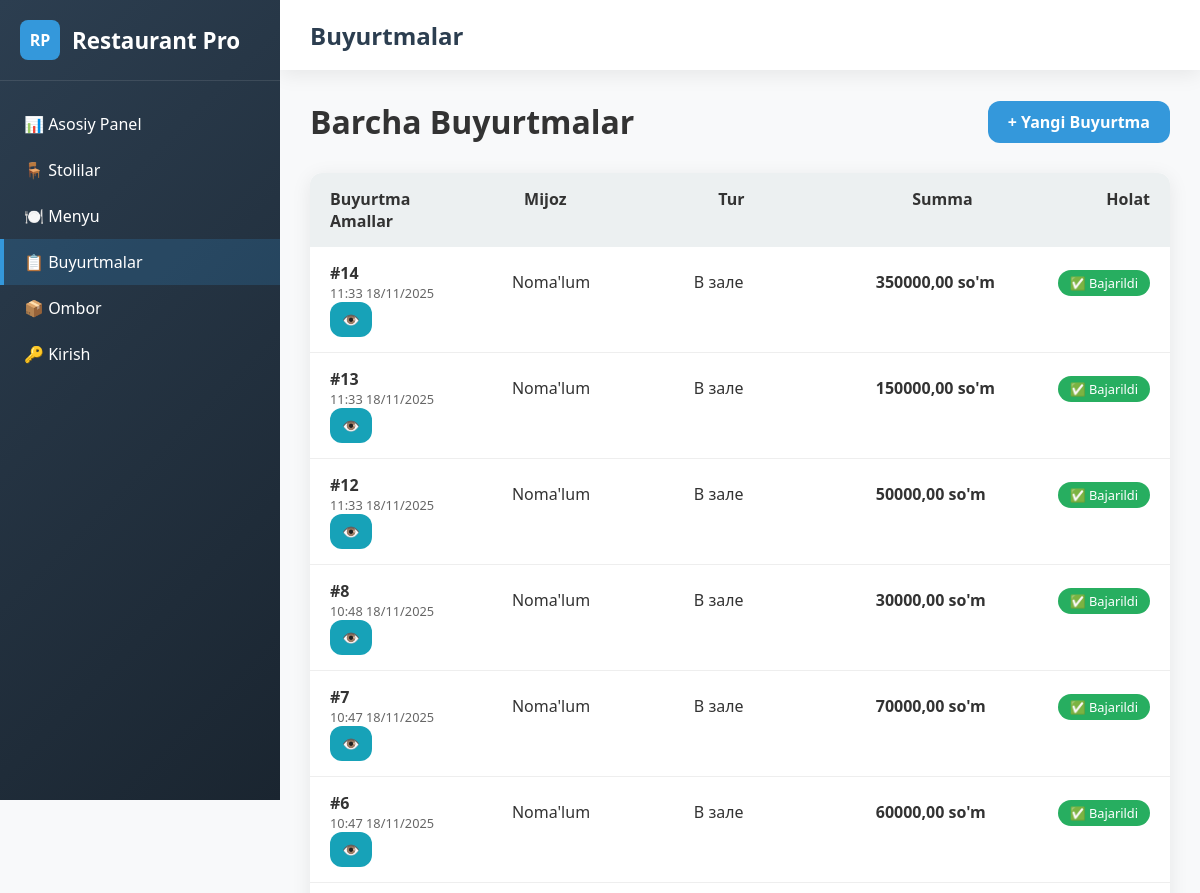
/orders/ (upper part), run on an earlier commit of the app's database.
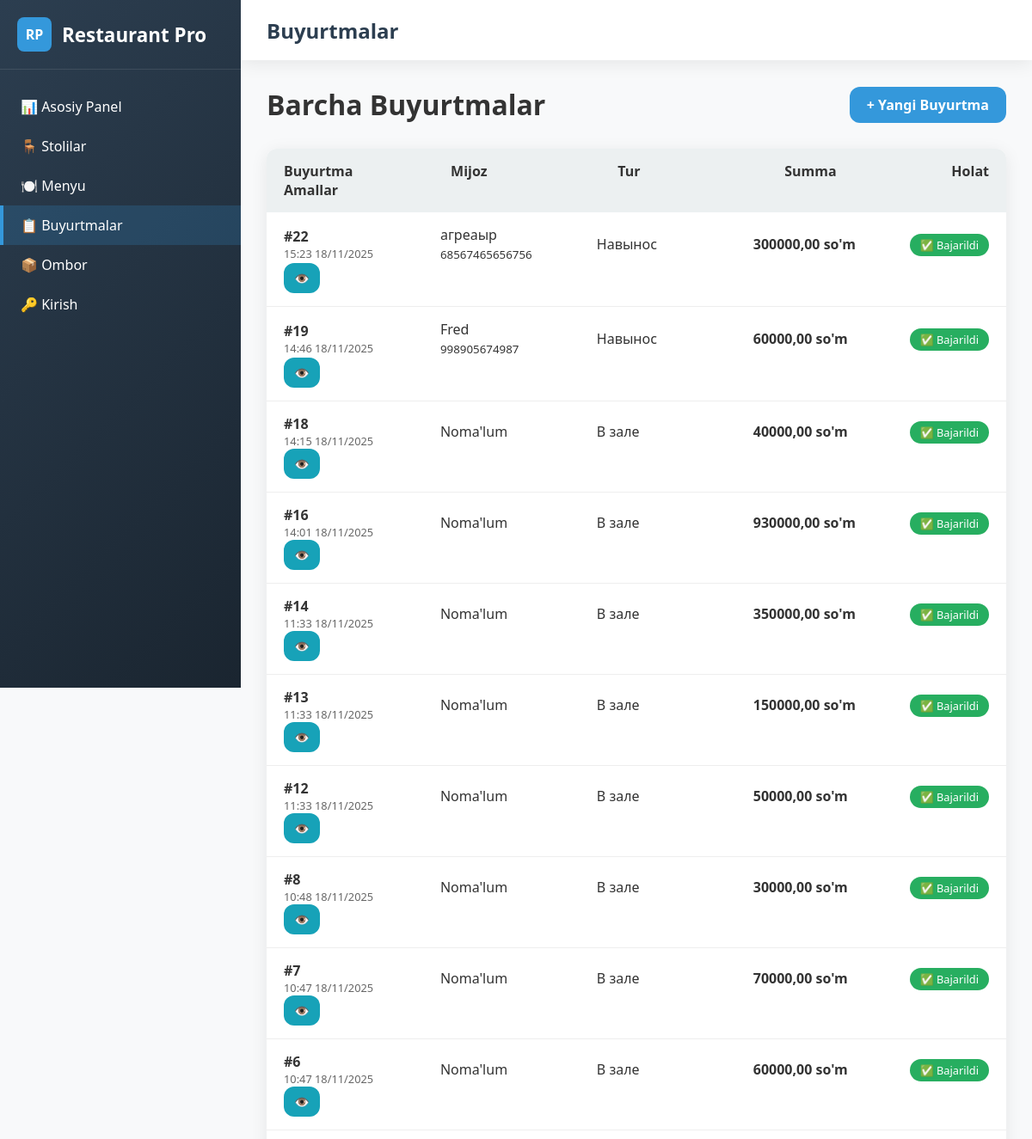
And on a later commit of the database.
### main/models.py (models this page shows, shortened)
class Order(models.Model):
    ORDER_TYPES = [
        ('dine_in', 'В зале'),
        ('takeaway', 'Навынос'),
        ('delivery', 'Доставка'),
    ]
    order_type = models.CharField(max_length=20, choices=ORDER_TYPES, default='dine_in')
    table = models.ForeignKey(Table, on_delete=models.SET_NULL, null=True, blank=True)
    customer_name = models.CharField(max_length=100, blank=True, verbose_name='Имя клиента')
    phone_number = models.CharField(max_length=20, blank=True, verbose_name='Телефон')
    address = models.TextField(blank=True, verbose_name='Адрес доставки')
    dishes = models.ManyToManyField(Dish, through='OrderItem')
    created_at = models.DateTimeField(auto_now_add=True)
    is_completed = models.BooleanField(default=False)
    def total_price(self):
        total = Decimal('0')
        for item in self.order_items.all():
            total += item.dish.price * item.quantity
        return total

class OrderItem(models.Model):
    order = models.ForeignKey(Order, on_delete=models.CASCADE, related_name='order_items')
    dish = models.ForeignKey(Dish, on_delete=models.CASCADE)
    quantity = models.PositiveIntegerField(default=1)

class Dish(models.Model):
    image = models.ImageField(upload_to='dishes/', blank=True, null=True)
    name = models.CharField(max_length=100)
    description = models.TextField(blank=True, null=True)
    price = models.DecimalField(max_digits=10, decimal_places=2)
    portions = models.PositiveIntegerField(default=0, verbose_name='Доступные порции')

### main/views.py (the view)
# urls.py: path('orders/', orders_list, name='orders'),
def orders_list(request):
    orders = Order.objects.all().order_by('-created_at')
    return render(request, 'orders.html', {'orders': orders})

### templates/orders.html (shortened to what this page needs)
{% extends 'base.html' %}
{% block page_title %}Buyurtmalar{% endblock %}
{% block content %}
<div style="display: flex; justify-content: space-between; align-items: center; margin-bottom: 30px;">
    <h1>Barcha Buyurtmalar</h1>
    <a href="{% url 'order_create' %}" class="btn btn-primary">+ Yangi Buyurtma</a>
</div>
<div class="table">
    <div class="table-header">
        <div>Buyurtma</div>
        <div>Mijoz</div>
        <div>Tur</div>
        <div>Summa</div>
        <div>Holat</div>
        <div>Amallar</div>
    </div>
    {% for order in orders %}
    <div class="table-row">
        <div>
            <strong>#{{ order.id }}</strong>
            <div style="font-size: 0.8rem; color: #666;">{{ order.created_at|date:"H:i d/m/Y" }}</div>
        </div>
        <div>
            {% if order.customer_name %}
                {{ order.customer_name }}
                {% if order.phone_number %}<br><small>{{ order.phone_number }}</small>{% endif %}
            {% else %}
                Noma'lum
            {% endif %}
        </div>
        <div>{{ order.get_order_type_display }}</div>
        <div><strong>{{ order.total_price }} so'm</strong></div>
        <div>
            <span style="background: {% if order.is_completed %}var(--success){% else %}var(--warning){% endif %};
                      color: white; padding: 4px 12px; border-radius: 20px; font-size: 0.8rem;">
                {% if order.is_completed %}✅ Bajarildi{% else %}🔄 Jarayonda{% endif %}
            </span>
        </div>
        <div class="action-buttons">
            <a href="{% url 'table_order_by_id' order.id %}" class="btn" style="background: var(--info); color: white; padding: 8px 12px; font-size: 0.9rem;">👁️</a>
        </div>
    </div>
    {% empty %}
    <div class="table-row">
        <div colspan="6" style="text-align: center; padding: 40px; color: #666;">
            Hozircha buyurtmalar mavjud emas
        </div>
    </div>
    {% endfor %}
</div>
{% endblock %}

What changed in the data, as far as the page shows it:
added Order: id "22", created_at "15:23 18/11/2025", customer_name "агреаыр", phone_number "68567465656756", order_type "Навынос", total_price "300000,00", is_completed "✅ Bajarildi"
added Order: id "19", created_at "14:46 18/11/2025", customer_name "Fred", phone_number "998905674987", order_type "Навынос", total_price "60000,00", is_completed "✅ Bajarildi"
added Order: id "18", created_at "14:15 18/11/2025", customer_name "Noma'lum", order_type "В зале", total_price "40000,00", is_completed "✅ Bajarildi"
added Order: id "16", created_at "14:01 18/11/2025", customer_name "Noma'lum", order_type "В зале", total_price "930000,00", is_completed "✅ Bajarildi"
